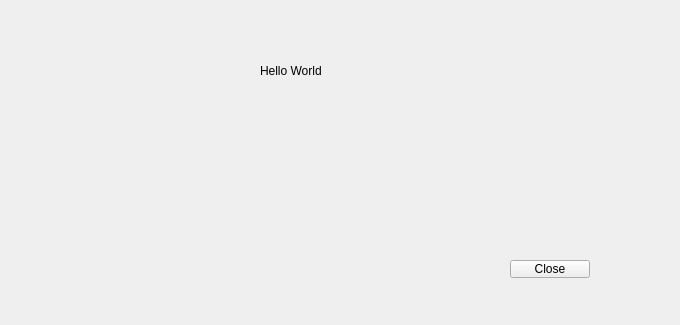
<?xml version="1.0" encoding="UTF-8"?>
<ui version="4.0">
 <class>Widget</class>
 <widget class="QWidget" name="Widget">
  <property name="geometry">
   <rect>
    <x>0</x>
    <y>0</y>
    <width>680</width>
    <height>325</height>
   </rect>
  </property>
  <property name="windowTitle">
   <string>Widget</string>
  </property>
  <widget class="QLabel" name="label">
   <property name="geometry">
    <rect>
     <x>260</x>
     <y>60</y>
     <width>71</width>
     <height>21</height>
    </rect>
   </property>
   <property name="text">
    <string>Hello World</string>
   </property>
  </widget>
  <widget class="QPushButton" name="btnClose">
   <property name="geometry">
    <rect>
     <x>510</x>
     <y>260</y>
     <width>80</width>
     <height>18</height>
    </rect>
   </property>
   <property name="text">
    <string>Close</string>
   </property>
  </widget>
 </widget>
 <resources/>
 <connections>
  <connection>
   <sender>btnClose</sender>
   <signal>clicked()</signal>
   <receiver>Widget</receiver>
   <slot>close()</slot>
   <hints>
    <hint type="sourcelabel">
     <x>589</x>
     <y>258</y>
    </hint>
    <hint type="destinationlabel">
     <x>399</x>
     <y>299</y>
    </hint>
   </hints>
  </connection>
 </connections>
</ui>
